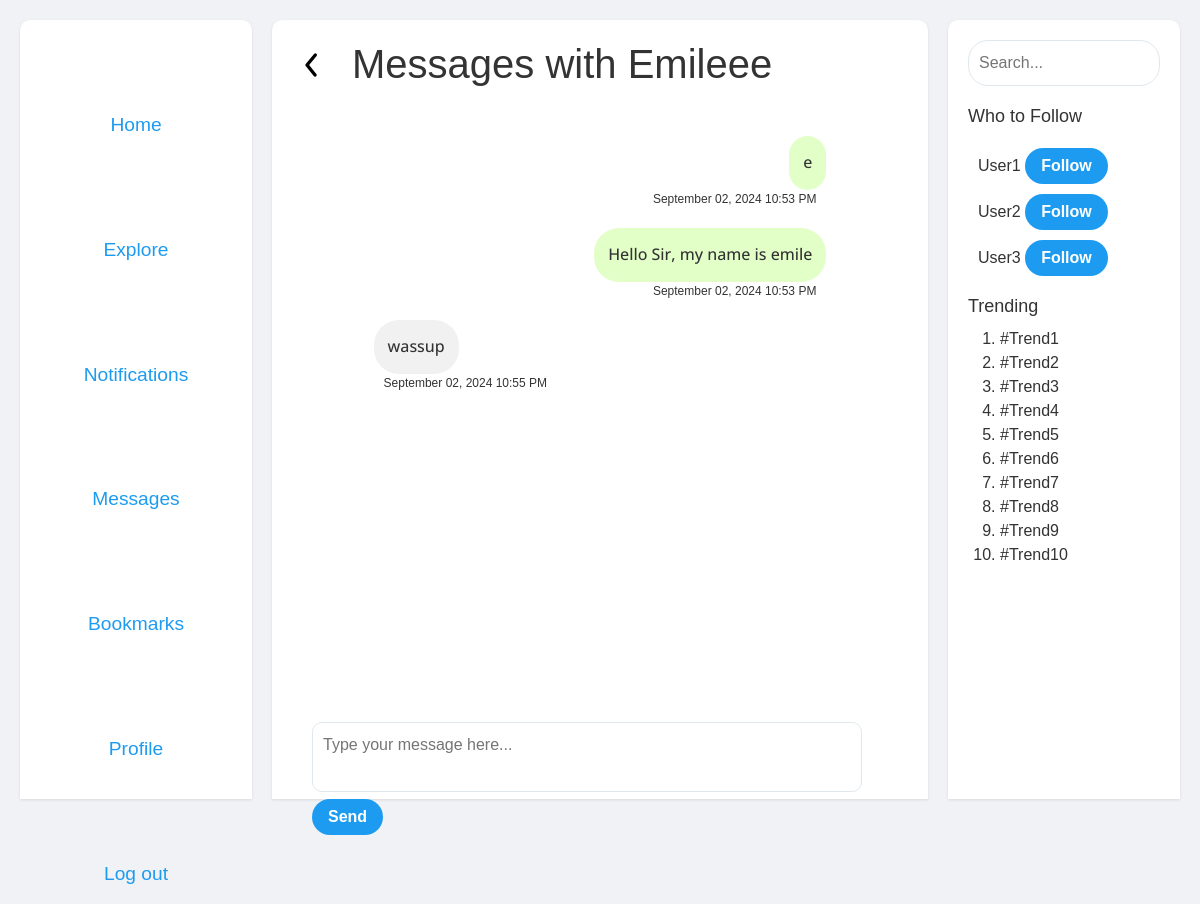
Page /messages/3 (signed in) on the committed database.
### tables this page shows
CREATE TABLE users (
    id INTEGER PRIMARY KEY AUTOINCREMENT,
    username TEXT UNIQUE NOT NULL,
    password TEXT NOT NULL,  -- You should hash passwords before storing them
    email TEXT UNIQUE,
    created_at DATETIME DEFAULT CURRENT_TIMESTAMP
);

CREATE TABLE messages (
    sender_id INTEGER NOT NULL,      -- The ID of the sender
    receiver_id INTEGER NOT NULL,    -- The ID of the receiver
    message TEXT NOT NULL,           -- The text content of the message
    message_id INTEGER PRIMARY KEY AUTOINCREMENT -- Unique ID for each message
, timestamp TIMESTAMP DEFAULT CURRENT_TIMESTAMP);

### app.py (the view, shortened to what this page needs)
@app.route('/messages/<int:contact_id>', methods=['GET', 'POST'])
@login_required
def messages(contact_id):
    if 'user_id' not in session:
        return redirect(url_for('login'))
    user_id = session['user_id']
    messages = db.execute('''
        SELECT * FROM messages
        WHERE (sender_id = ? AND receiver_id = ?) OR (sender_id = ? AND receiver_id = ?)
        ORDER BY timestamp
    ''', int(user_id), int(contact_id), int(contact_id), int(user_id))
    contact1 = db.execute('SELECT username FROM users WHERE id = ?', (user_id,))
    contact2 = db.execute('SELECT username FROM users WHERE id = ?', (contact_id,))
    return render_template('messages.html', messages=messages, contact1=contact1[0]['username'], contact2=contact2[0]['username'], contact_me=contact_id)

### helpers.py (called while the page is built)
def login_required(f):
    @wraps(f)
    def decorated_function(*args, **kwargs):
        if session.get("user_id") is None:
            return redirect("/login")
        return f(*args, **kwargs)
    return decorated_function

def format_timestamp(timestamp):
    spain_tz = pytz.timezone('Europe/Madrid')
    if isinstance(timestamp, str):
        try:
            timestamp = datetime.fromisoformat(timestamp)  # Adjust if your string format is different
        except ValueError:
            return "Invalid date"  # Handle the error as appropriate
    if timestamp.tzinfo is None:
        timestamp = spain_tz.localize(timestamp)
    else:
        timestamp = timestamp.astimezone(spain_tz)
    now = datetime.now(spain_tz)
    is_today = timestamp.date() == now.date()
    if is_today:
        return timestamp.strftime('%I:%M %p')  # 12-hour format without seconds
    else:
        return timestamp.strftime('%B %d, %Y %I:%M %p')  # Full month name, day, and year

### templates/messages.html (shortened to what this page needs)
{% extends "layout.html" %}
{% block main %}
<div class="messages-header">
<a href="/contacts"><img class="backwards-arrow"src="http://127.0.0.1:5000/static/images/arrow-ios-back.svg" alt="Back to main"></a>
<h1>Messages with {{ contact2 }}</h1>
</div>
    <div class="messages-container">
        <div class="messages">
            {% for message in messages %}
                <div class="{{ 'message-sent' if message.sender_id == session['user_id'] else 'message-received' }}">
                    <p>{{ message.message }}</p>
                </div>
                <span class="{{ 'message-sent1' if message.sender_id == session['user_id'] else 'message-received1' }}"> {{ message.timestamp | format_timestamp }}</span>
            {% endfor %}
        </div>
        <form action="/messages/{{ contact_me }}" method="post">
            <textarea name="message" placeholder="Type your message here..."></textarea>
            <button type="submit" class="button">Send</button>
        </form>
    </div>
{% endblock %}

### static/css/styles.css (style rules this page uses)
html, body { height: 100%; margin: 0; padding: 0; }
body { font-family: Arial, sans-serif; margin: 0; padding: 0; background-color: #f0f2f5; color: #333; display: flex; overflow-y: hidden; }
.button { background-color: #1d9bf0; color: white; border: none; padding: 6px 16px; border-radius: 20px; font-weight: bold; cursor: pointer; text-decoration: none; transition:0.5s; }
.messages { flex-grow: 1; padding: 20px; overflow-y: hidden; display: flex; flex-direction: column; }
.messages-container { display: flex; flex-direction: column; align-items: center; height:100%; }
.messages-container textarea { padding:10px; border: 1px solid #e1e8ed; width:550px; font-size: 16px; resize: none; border-radius:10px; margin-left:20px; }
.messages-container button { margin-left:20px; }
.messages { width: 80%; max-height: 730px; overflow-y: scroll; word-wrap: break-word; overflow-wrap: break-word; word-break: break-all; }
.message-sent, .message-received { margin-top: 20px; padding: 14px; padding-bottom:0px; border-radius: 25px; font-family: "Open Sans", sans-serif; font-optical-sizing: auto; font-weight: 500; font-style: normal; font-variation-settings: "wdth" 99.6; }
.message-sent { background-color: #e1ffc7; align-self: flex-end; }
.message-received { background-color: #f1f1f1; align-self: flex-start; }
.message-sent1 { background-color: transparent; align-self: flex-end; font-size:12px; padding-right:10px; }
.message-received1 { background-color: transparent; align-self: flex-start; font-size:12px; padding-left:10px; }
.backwards-arrow { margin-top:5px; margin-right:20px; width:40px; }
.messages-header { display:flex; flex-direction:row; }
.messages { scrollbar-width: thin; scrollbar-color: #888 transparent; }

### rows in the picture
users: username "Emileee"
messages: message "e", timestamp "September 02, 2024 10:53 PM"
messages: message "Hello Sir, my name is emile", timestamp "September 02, 2024 10:53 PM"
messages: message "wassup", timestamp "September 02, 2024 10:55 PM"
